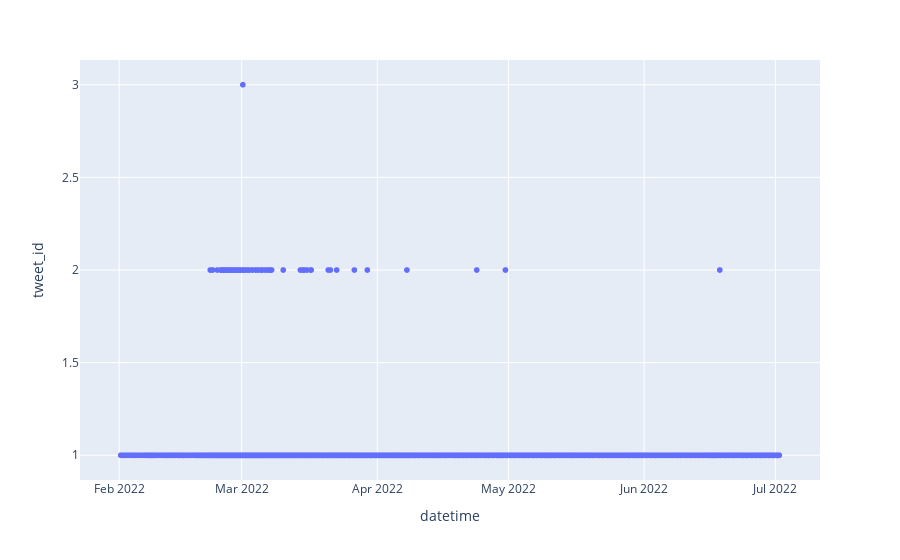

The notebook cell saved with this chart:
### Code cell
tmp = data.groupby("datetime")["tweet_id"].count().reset_index()
display(tmp)
fig = px.scatter(tmp, x='datetime', y="tweet_id")
fig.show()

### Figure 1 — Plotly figure (JSON) as saved in the notebook; plotly's stock layout.template omitted (floating-point values rounded to 4 significant figures; data arrays with more than 128 entries replaced by an {"elided": "..."} marker saying what was removed)
{"data": [{"hovertemplate": "datetime=%{x}<br>tweet_id=%{y}<extra></extra>", "legendgroup": "", "marker": {"color": "#636efa", "symbol": "circle"}, "mode": "markers", "name": "", "showlegend": false, "type": "scattergl", "x": {"elided": "19568 str values"}, "xaxis": "x", "y": {"elided": "19568 int values"}, "yaxis": "y"}], "layout": {"legend": {"tracegroupgap": 0}, "margin": {"t": 60}, "xaxis": {"anchor": "y", "domain": [0, 1], "title": {"text": "datetime"}}, "yaxis": {"anchor": "x", "domain": [0, 1], "title": {"text": "tweet_id"}}}}
